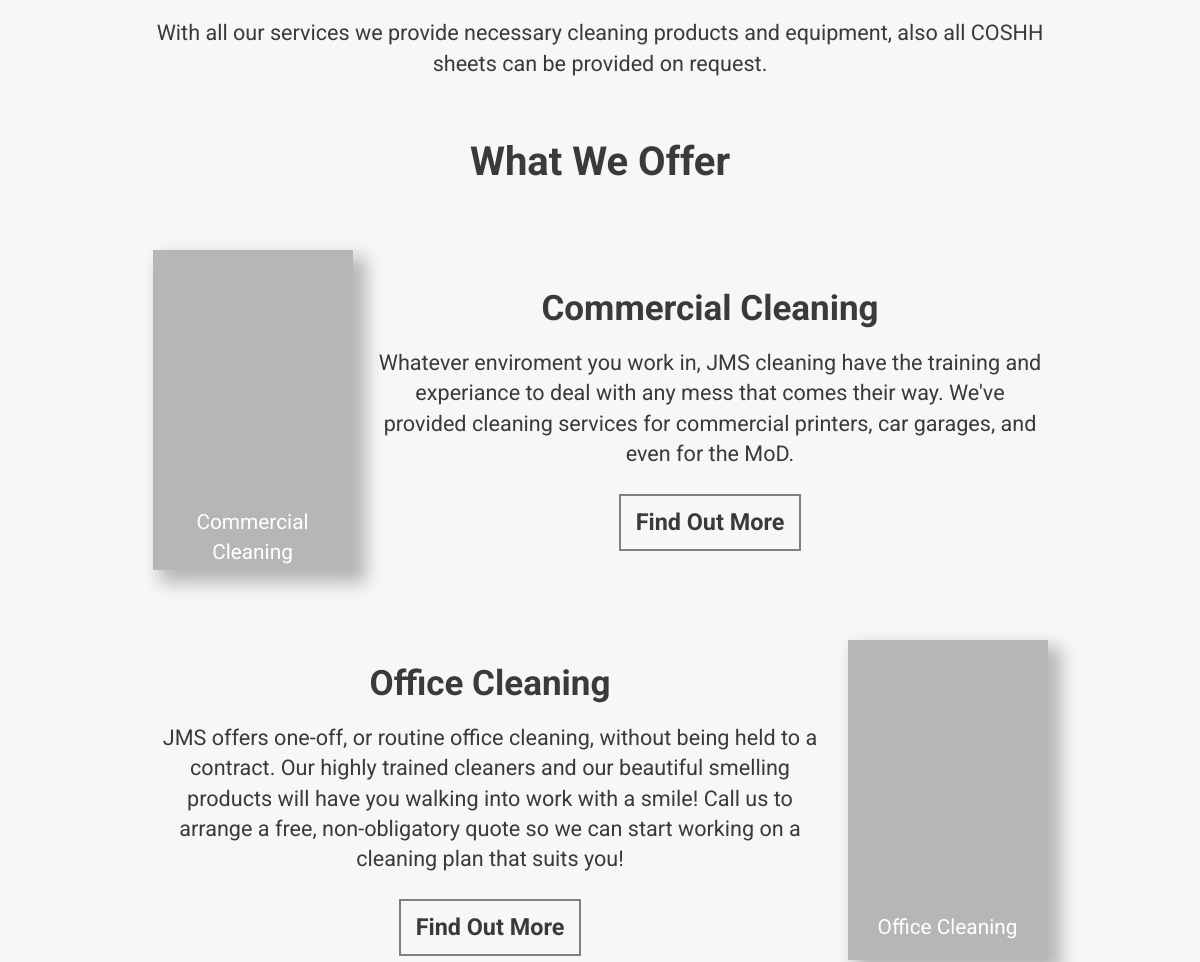
/services/ (middle part), run on an earlier commit of the app's database.
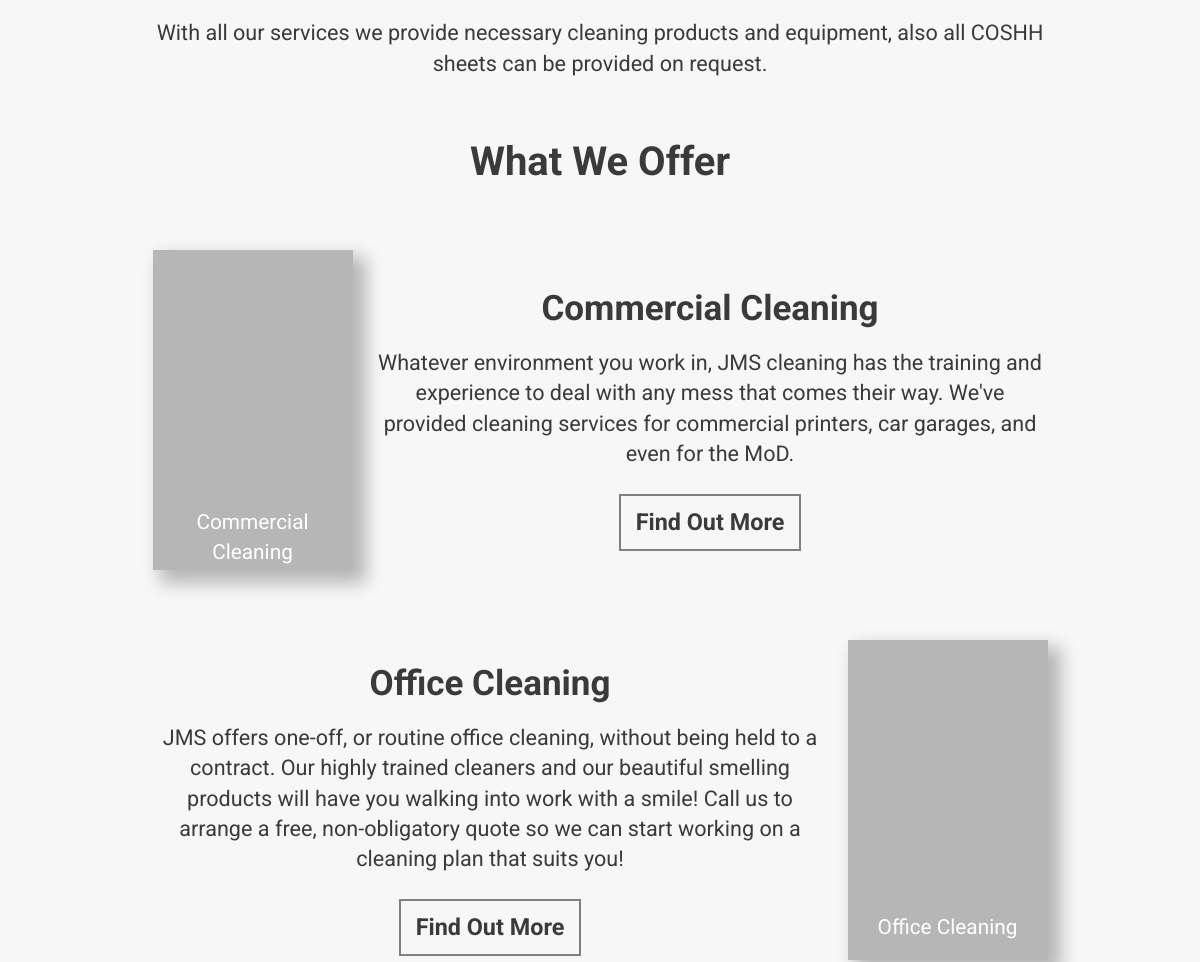
And on a later commit of the database.
### jms_site/models.py (models this page shows, shortened)
class Service(models.Model):
    service = models.CharField(max_length=300)
    slug = models.SlugField(max_length=300, default='', editable=False)
    meta = models.TextField()
    brief = HTMLField()
    description = HTMLField()
    image = models.ImageField(upload_to='services')
    popular = models.BooleanField()
    rank = models.IntegerField()
    def __unicode__(self):
        return self.service
    class Meta():
        verbose_name = "Service"
        verbose_name_plural = 'Services'

### jms_site/views.py (the view)
# urls.py: url(r'^services/$', get_services, name='services'),
def get_services(request):
    services = Service.objects.all().order_by('rank')
    service_blurbs = ServiceBlurb.objects.all()
    if request.method == 'POST':
        contact_form = ContactForm(request.POST)
        if contact_form.is_valid():
            contact = contact_form.save()
            messages.success(request, 'Thanks for getting in touch! We will try to contact you as soon as possible!')
            try:
                send_my_mail(request, contact.name, contact.email, contact.number, contact.service, contact.message)
            except SMTPAuthenticationError:
                authError(request)
            redirect('home')
        else:
            contact_form = ContactForm()
    else:
        contact_form = ContactForm()
    args = {
        'services': services,
        'contact_form': contact_form,
        'service_blurbs': service_blurbs
    }
    return render(request, 'services/services_page.html', args)

### templates/services/services_page.html (shortened to what this page needs)
{% extends 'base/index.html' %}
{% block content %}
    <div id="services" class="">
        <article class="container text">
            {% autoescape off %}
                {% for blurb in service_blurbs %}
                    {{ blurb.text }}
                {% endfor %}
            {% endautoescape %}
        </article>
        <div id="service-col" class="container padding-bottom">
            <h1 class="title">What We Offer</h1>
            {% for service in services %}
                <div class="service-col">
                    <div class="service-header" title="{{ service }}" style="background-image: url( {{ service.image.url }} )">
                        <h2><a href="{% url 'service' service.slug %}">{{ service }}</a></h2>
                    </div>
                    <div class="service-text text">
                         {% autoescape off %}
                             <h3 class="title">{{ service}}</h3>
                             {{ service.brief }}
                             <a class="call-to" href="{% url 'service' service.slug %}">Find Out More</a>
                         {% endautoescape %}
                    </div>
                </div>
            {% endfor %}
        </div>
    </div>
{% endblock %}

What changed in the data, as far as the page shows it:
changed Service "Commercial Cleaning": brief "Whatever enviroment you work in, JMS cleaning have the training and experiance to deal with any…" → "Whatever environment you work in, JMS cleaning has the training and experience to deal with any…"
